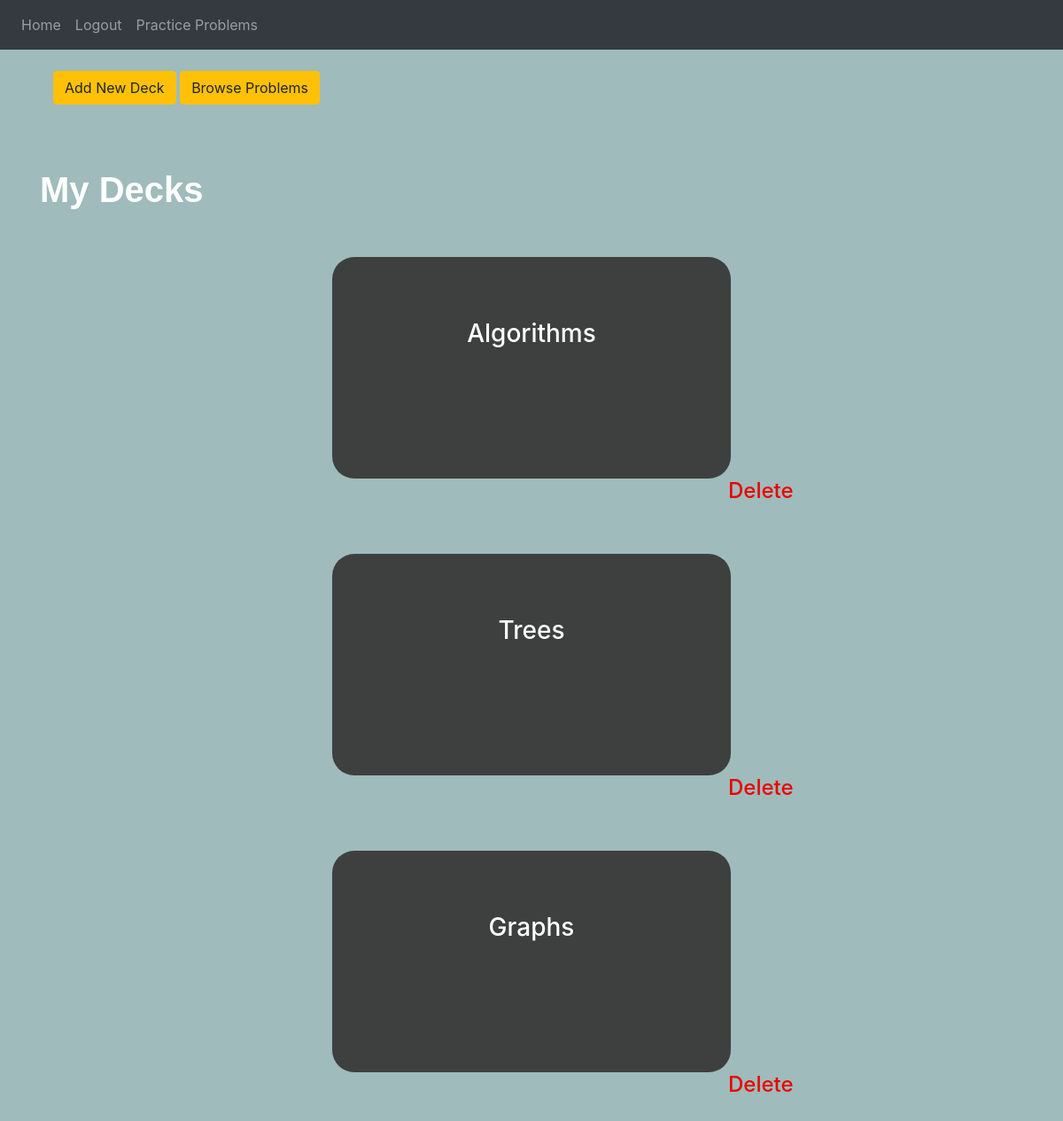
The page /home (signed in) on the database as committed earlier.
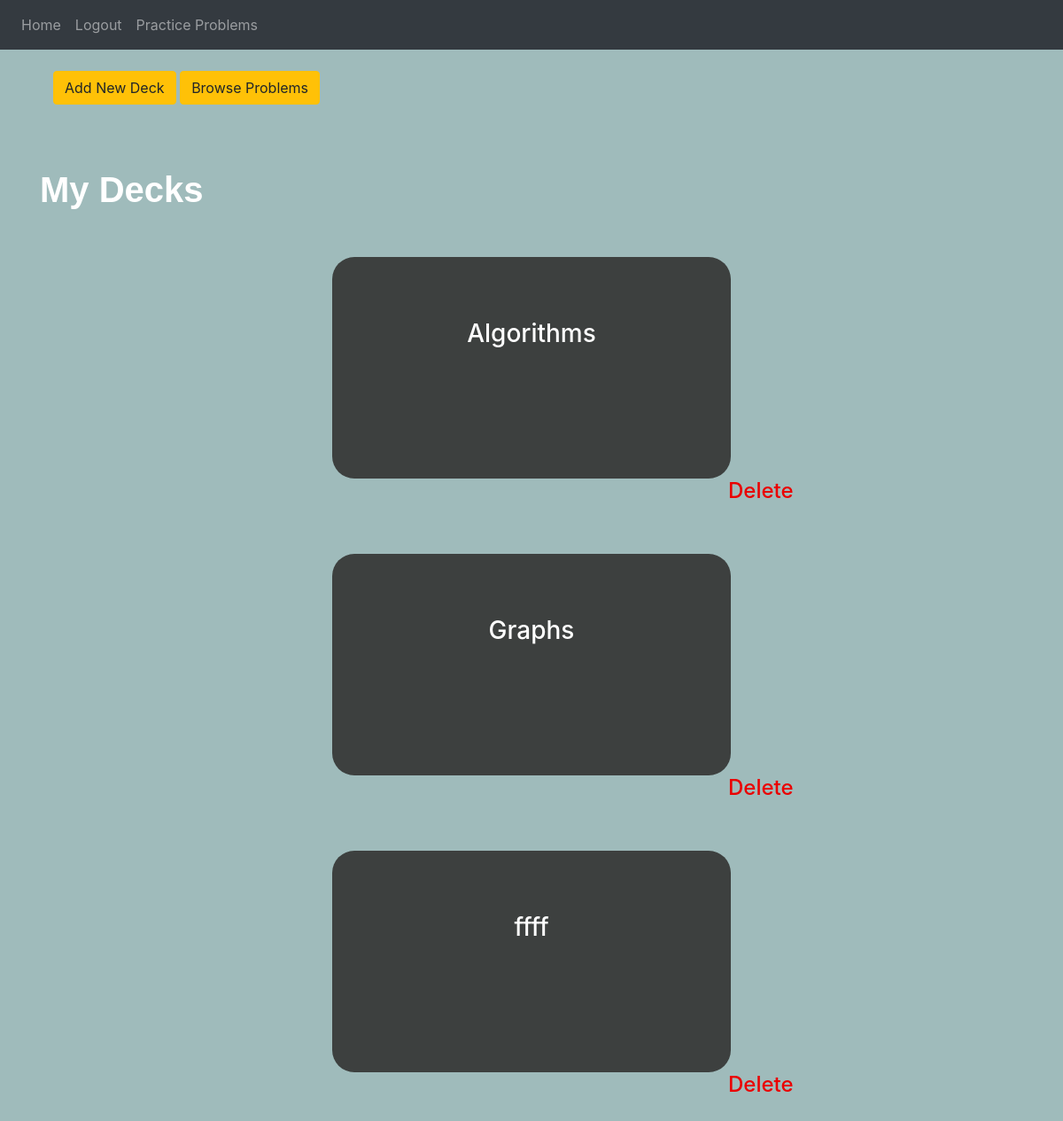
The same page on the database as committed later.
### website/models.py (models this page shows, shortened)
class Deck(db.Model):
    id = db.Column(db.Integer, primary_key = True)
    name = db.Column(db.String(100))
    flashcards = db.relationship('Flashcard', backref = "currDeck")
    user_id = db.Column(db.Integer, db.ForeignKey('user.id'))

### website/views.py (the view, shortened to what this page needs)
@views.route('/home', methods = ['GET', 'POST'])
@login_required
def home():
    return render_template("home.html", user = current_user)

### website/__init__.py (called while the page is built)
def create_app():
    app = Flask(__name__)
    app.config['SECRET_KEY'] = "This is the secret key, don't share with anyone."
    app.config['SQLALCHEMY_DATABASE_URI'] = f"sqlite:///{DB_NAME}"
    db.init_app(app)
    migrate = Migrate(app, db, render_as_batch=True)
    from .views import views
    from .auth import auth
    app.register_blueprint(views, url_prefix = '/')
    app.register_blueprint(auth, url_prefix = '/')
    from .models import User
    with app.app_context():
        db.create_all()
    login_manager = LoginManager()
    login_manager.login_view = 'views.initial'
    login_manager.init_app(app)
    @login_manager.user_loader
    def load_user(id):
        return User.query.get(int(id))
    return app

### website/templates/home.html (shortened to what this page needs)
{% extends "base.html" %}
{% block content %}
<br />
<div class="container">
    <a href="#">
        <button type="button" class="btn btn-warning" data-toggle="modal" data-target="#exampleModalCenter">Add New Deck</button>
    </a>
    <a href="/practice-problems">
        <button type="button" class="btn btn-warning">Browse Problems</button>
    </a>
</div>
<br />
<h1 align="center" >My Decks</h1>
<br />
{% for deck in user.decks %}
    <div class="rectangle">
        <a href="/study-session">
            <h3 class="center" style="color: white">{{ deck.name }}</h3>
        </a>
    </div>
    <a href="{{ url_for('views.delete', id = deck.id) }}">
        <h4 class="delete-button" style="color: rgb(234, 0, 0)">Delete</h4>
    </a>
    <br />
    <br />
{% endfor %}
{% endblock %}

### website/templates/base.html (shortened to what this page needs)
<!DOCTYPE html>
<html lang="en">
  <head>
    <link
      rel="stylesheet"
      href="https://stackpath.bootstrapcdn.com/bootstrap/4.4.1/css/bootstrap.min.css"
    />
    <link rel="stylesheet" href="/node_modules/bootstrap/dist/css/bootstrap.min.css">
    <link
      rel="stylesheet"
      href="https://stackpath.bootstrapcdn.com/font-awesome/4.7.0/css/font-awesome.min.css"
    />
    <link rel="stylesheet" href="static/basics.css">
  </head>
  <body>
    <nav class="navbar navbar-expand-lg navbar-dark bg-dark">
        <div class="collapse navbar-collapse" id="navbar">
            <div class="navbar-nav">
              {% if user.is_authenticated %}
              <a class="nav-item nav-link" id="home" href="/home">Home</a>
              <a class="nav-item nav-link" id="logout" href="/logout">Logout</a>
              {% else %}
              <a class="nav-item nav-link" id="login" href="/login">Login</a>
              <a class="nav-item nav-link" id="signUp" href="/sign-up">Sign Up</a>
              {% endif %}
              <a class="nav-item nav-link" id="practiceProblems" href="/practice-problems">Practice Problems</a>
            </div>
        </div>
    </nav>
    <div class="container">
      {% block content %}
      {% endblock %}
    </div>
  </body>
</html>

### website/static/basics.css (style rules this page uses)
body { background-color: #9FBBBB; margin-top: 0%; margin-left: 0%; margin-right: 0%; }
.rectangle { height: 250px; width: 450px; background-color: rgb(61, 64, 63); margin: auto; border-radius: 25px; }
.center { padding: 70px 0; text-align: center; }
h4.delete-button { text-indent: 70%; }
h1 { text-align: start; margin-top: 50px; margin-bottom: 30px; font-family: Averta, sans-serif; color: #fff; font-size: 40px; line-height: 44px; font-weight: 700; }

Rows that differ between the two databases and show on the page:
removed Deck: name "Trees"
added Deck: name "ffff"
